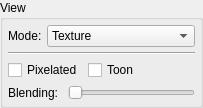
      <widget class="QGroupBox" name="groupBox_5">
       <property name="maximumSize">
        <size>
         <width>16777215</width>
         <height>16777215</height>
        </size>
       </property>
       <property name="title">
        <string>View</string>
       </property>
       <layout class="QGridLayout" name="gridLayout_3">
        <property name="leftMargin">
         <number>5</number>
        </property>
        <property name="topMargin">
         <number>5</number>
        </property>
        <property name="rightMargin">
         <number>5</number>
        </property>
        <property name="bottomMargin">
         <number>5</number>
        </property>
        <property name="spacing">
         <number>5</number>
        </property>
        <item row="0" column="0">
         <widget class="QLabel" name="label_24">
          <property name="maximumSize">
           <size>
            <width>50</width>
            <height>16777215</height>
           </size>
          </property>
          <property name="text">
           <string>Mode:</string>
          </property>
         </widget>
        </item>
        <item row="0" column="1" colspan="3">
         <widget class="QComboBox" name="comboBoxView">
          <item>
           <property name="text">
            <string>Texture</string>
           </property>
          </item>
          <item>
           <property name="text">
            <string>Normal Map</string>
           </property>
          </item>
          <item>
           <property name="text">
            <string>Specular Map</string>
           </property>
          </item>
          <item>
           <property name="text">
            <string>Parallax Map</string>
           </property>
          </item>
          <item>
           <property name="text">
            <string>Occlussion Map</string>
           </property>
          </item>
          <item>
           <property name="text">
            <string>Preview</string>
           </property>
          </item>
         </widget>
        </item>
        <item row="1" column="0" colspan="4">
         <widget class="Line" name="line">
          <property name="orientation">
           <enum>Qt::Horizontal</enum>
          </property>
         </widget>
        </item>
        <item row="2" column="0" colspan="3">
         <widget class="QCheckBox" name="checkBoxPixelated">
          <property name="sizePolicy">
           <sizepolicy hsizetype="Expanding" vsizetype="Fixed">
            <horstretch>0</horstretch>
            <verstretch>0</verstretch>
           </sizepolicy>
          </property>
          <property name="text">
           <string>Pixelated</string>
          </property>
         </widget>
        </item>
        <item row="2" column="3">
         <widget class="QCheckBox" name="checkBoxToon">
          <property name="sizePolicy">
           <sizepolicy hsizetype="Expanding" vsizetype="Fixed">
            <horstretch>0</horstretch>
            <verstretch>0</verstretch>
           </sizepolicy>
          </property>
          <property name="text">
           <string>Toon</string>
          </property>
         </widget>
        </item>
        <item row="3" column="0" colspan="2">
         <widget class="QLabel" name="label_14">
          <property name="text">
           <string>Blending:</string>
          </property>
         </widget>
        </item>
        <item row="3" column="2" colspan="2">
         <widget class="QSlider" name="blendSlider">
          <property name="maximum">
           <number>100</number>
          </property>
          <property name="orientation">
           <enum>Qt::Horizontal</enum>
          </property>
         </widget>
        </item>
       </layout>
      </widget>
